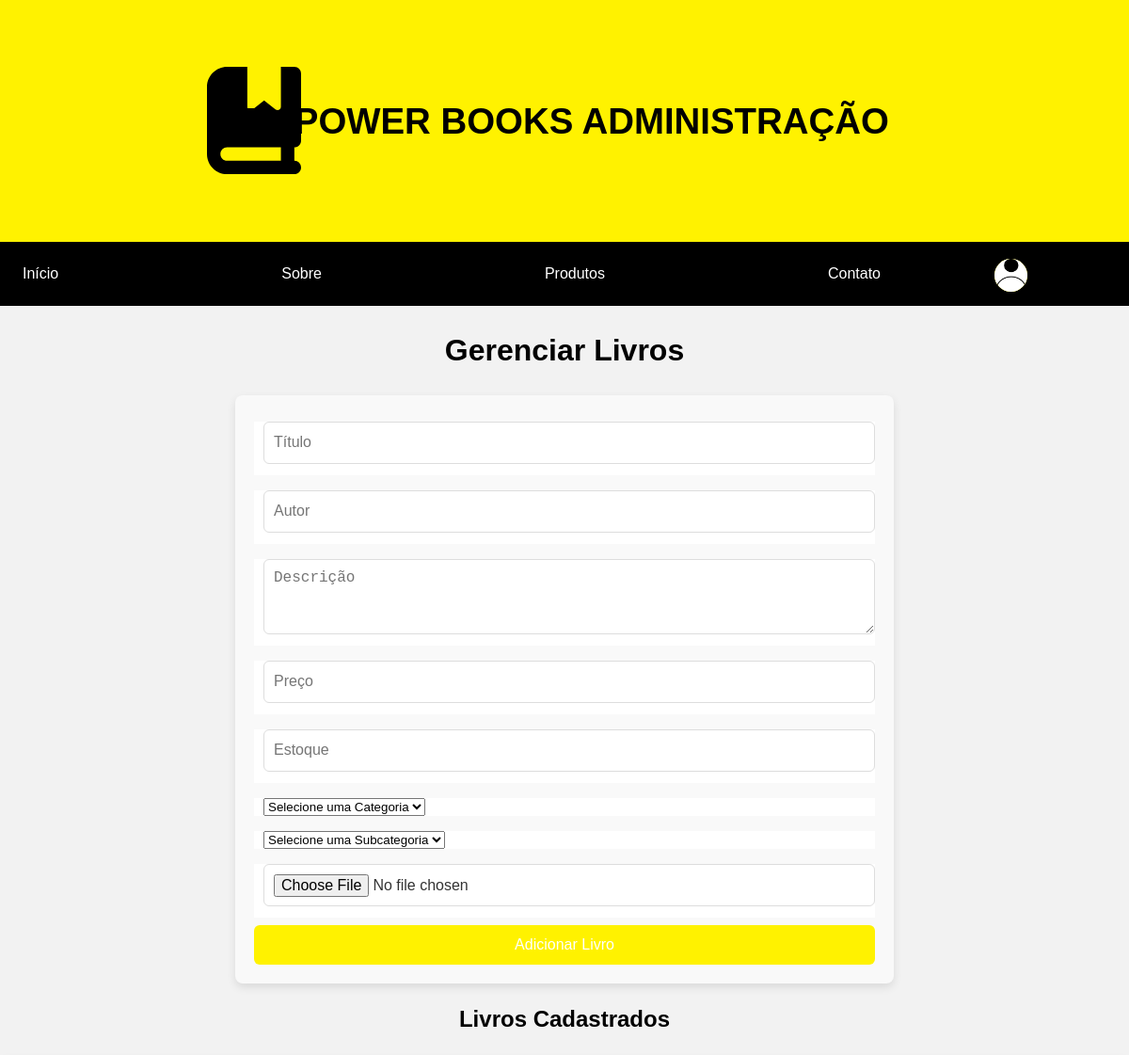
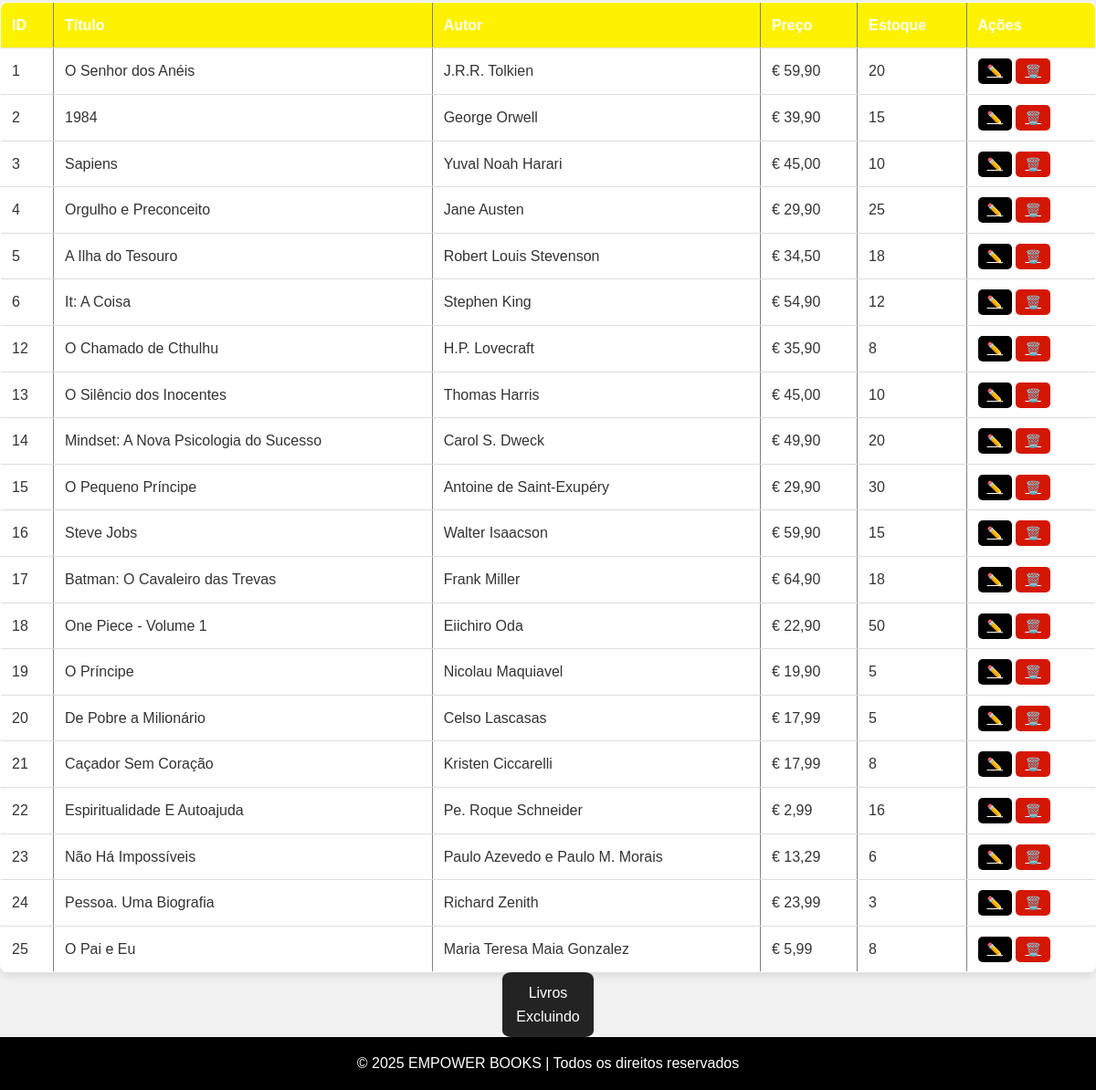
The page /admLi.php (signed in) on the database its author committed (2 pictures, top to bottom).
### tables this page shows
CREATE TABLE `books` (
  `book_id` int(11) NOT NULL,
  `title` varchar(255) NOT NULL,
  `author` varchar(255) NOT NULL,
  `description` text DEFAULT NULL,
  `price` decimal(10,2) NOT NULL,
  `stock` int(11) NOT NULL,
  `category_id` int(11) NOT NULL,
  `sub_category_id` int(11) NOT NULL,
  `image` varchar(255) DEFAULT NULL,
  `created_at` datetime DEFAULT current_timestamp(),
  `updated_at` datetime DEFAULT current_timestamp() ON UPDATE current_timestamp(),
  `archived_at` datetime DEFAULT NULL
);

### admLi.php (the view, shortened to what this page needs)
<?php
include('conexão.php');
$query = "DELETE FROM books WHERE archived_at IS NOT NULL AND archived_at < NOW() - INTERVAL 30 DAY";
$dbc->query($query);
$books = $dbc->query("SELECT * FROM books WHERE archived_at IS NULL");
?>
<!DOCTYPE html>
<html lang="en">
<head>
    <link rel="stylesheet" href="./css/styleadm.css">
</head>
<body>
    <header>
        <h1>EMPOWER BOOKS ADMINISTRAÇÃO</h1>
    </header>
    <nav>
        <a href="#">Início</a>
        <a href="#">Sobre</a>
        <a href="#">Produtos</a>
        <a href="#">Contato</a>
        <div class="user-dropdown">
            <img class="user-img" src="./imagens/user.jpg" alt="">
        </div>
    </nav>
    <main>
        <h1 class="AdmText">Gerenciar Livros</h1>
        <form method="POST" enctype="multipart/form-data" class="form" id="add-book-form">
    <label class="label-input" for="title">
        <input type="text" name="title" id="title" placeholder="Título" required>
    </label>
    <label class="label-input" for="author">
        <input type="text" name="author" id="author" placeholder="Autor" required>
    </label>
    <label class="label-input" for="description">
        <textarea name="description" id="description" placeholder="Descrição"></textarea>
    </label>
    <label class="label-input" for="price">
        <input type="number" name="price" id="price" placeholder="Preço" step="0.01" required>
    </label>
    <label class="label-input" for="stock">
        <input type="number" name="stock" id="stock" placeholder="Estoque" required>
    </label>
     <label class="label-input" for="category_id">
        <select name="category_id" id="category_id" required>
            <option value="">Selecione uma Categoria</option>
        </select>
    </label>
    <label class="label-input" for="sub_category_id">
        <select name="sub_category_id" id="sub_category_id" required>
            <option value="">Selecione uma Subcategoria</option>
        </select>
    </label>
    <label class="label-input" for="image">
        <input type="file" name="image" id="image">
    </label>
    <button class="btn btn-second" type="submit" name="add_book">Adicionar Livro</button>
</form>
    <h2 class="AdmText">Livros Cadastrados</h2>
    <table border="1" class="custom-table">
        <thead>
        <tr>
            <th>ID</th>
            <th>Título</th>
            <th>Autor</th>
            <th>Preço</th>
            <th>Estoque</th>
            <th>Ações</th>
        </tr>
        </thead>
        <?php while ($book = $books->fetch_assoc()) : ?>
        <tbody>
            <tr>
                <td><?= $book['book_id'] ?></td>
                <td><?= $book['title'] ?></td>
                <td><?= $book['author'] ?></td>
                <td>€ <?= number_format($book['price'], 2, ',', '.') ?></td>
                <td><?= $book['stock'] ?></td>
                <td>
                    <a href="editar-livros.php?id=<?= $book['book_id'] ?>" class="btn-edit">✏️</a>
                    <a href="AdmLi.php?archive=<?= $book['book_id'] ?>" onclick="return confirm('Tem certeza que deseja arquivar este livro?')" class="btn-delete">🗑️</a>
                </td>
            </tr>
        <?php endwhile; ?>
        </tbody>
    </table>
            <div class="Aqv">
                 <a class="liaqv" href="livros-arquivados.php">Livros Excluindo</a>
            </div>
    </main>
    <footer>
        &copy; 2025 EMPOWER BOOKS | Todos os direitos reservados
    </footer>
</body>

### css/styleadm.css (style rules this page uses)
body { font-family: Arial, sans-serif; line-height: 1.6; margin: 0; padding: 0; background-color: #f2f2f2; }
header { background-image: url('../imagens/book-bookmark-solid.svg'); background-size: 100px; background-position: 20% 50%; background-color: #fff200; background-repeat: no-repeat; text-align: center; padding: 4.5rem; font-size: larger; }
.AdmText { text-align: center; }
nav { background-color: #000000; color: #fff; padding: 0.5rem; display: flex; justify-content: space-between; align-items: center; }
nav a { color: #fff; text-decoration: none; padding: 0.5rem 1rem; }
main { justify-content: space-between; }
footer { background-color: #000000; color: #fff; text-align: center; padding: 1rem; }
.form { display: flex; flex-direction: column; width: 55%; margin: 0 auto; padding: 20px; background-color: #f9f9f9; border-radius: 8px; box-shadow: 0 4px 10px rgba(0, 0, 0, 0.1); }
.form input, .form textarea { height: 45px; padding: 10px; border: 1px solid #ddd; background-color: #ffffff; width: 100%; border-radius: 6px; margin-bottom: 12px; box-sizing: border-box; }
.form textarea { min-height: 80px; resize: vertical; }
.label-input { background-color: #ffffff; display: flex; align-items: center; margin: 8px 0; }
.label-input input, .label-input textarea { font-size: 16px; color: #333; }
.btn { background-color: #3498db; color: #fff; border: none; padding: 12px; border-radius: 6px; cursor: pointer; font-size: 16px; transition: background-color 0.3s ease; }
.btn-second { background-color: #fff200; }
input[type="file"] { padding: 10px; border: 1px solid #ddd; background-color: #ffffff; width: 100%; border-radius: 6px; }
.user-dropdown { position: relative; display: inline-block; right: 100px; }
.user-img { margin-top: 10px; width: 35px; height: 35px; border-radius: 50%; background-color: #fff200; }
.custom-table { width: 100%; border-collapse: collapse; margin-top: 20px; background-color: #fff; border-radius: 8px; box-shadow: 0 4px 10px rgba(0, 0, 0, 0.1); overflow: hidden; }
.custom-table thead { background-color: #fff200; color: white; text-align: left; }
.custom-table th, .custom-table td { padding: 12px; border-bottom: 1px solid #ddd; }
.custom-table th { font-weight: bold; }
.custom-table td { color: #333; }
.btn-edit, .btn-delete { border: none; padding: 6px 10px; cursor: pointer; border-radius: 5px; font-size: 14px; }
.btn-edit { background-color: #000000; color: white; }
.btn-delete { background-color: #d41702; color: white; }
.Aqv { background-color: #232323; width: 100px; position: relative; margin: 0 auto; border-radius: 10%; text-align: center; padding: 10px 0; }
.liaqv { text-align: center; text-decoration: none; color: #fff; }

### rows shown on the page
books: book_id "1", title "O Senhor dos Anéis", author "J.R.R. Tolkien", price "59,90", stock "20"
books: book_id "2", title "1984", author "George Orwell", price "39,90", stock "15"
books: book_id "3", title "Sapiens", author "Yuval Noah Harari", price "45,00", stock "10"
books: book_id "4", title "Orgulho e Preconceito", author "Jane Austen", price "29,90", stock "25"
books: book_id "5", title "A Ilha do Tesouro", author "Robert Louis Stevenson", price "34,50", stock "18"
books: book_id "6", title "It: A Coisa", author "Stephen King", price "54,90", stock "12"
books: book_id "12", title "O Chamado de Cthulhu", author "H.P. Lovecraft", price "35,90", stock "8"
books: book_id "13", title "O Silêncio dos Inocentes", author "Thomas Harris", price "45,00", stock "10"
books: book_id "14", title "Mindset: A Nova Psicologia do Sucesso", author "Carol S. Dweck", price "49,90", stock "20"
books: book_id "15", title "O Pequeno Príncipe", author "Antoine de Saint-Exupéry", price "29,90", stock "30"
books: book_id "16", title "Steve Jobs", author "Walter Isaacson", price "59,90", stock "15"
books: book_id "17", title "Batman: O Cavaleiro das Trevas", author "Frank Miller", price "64,90", stock "18"
books: book_id "18", title "One Piece - Volume 1", author "Eiichiro Oda", price "22,90", stock "50"
books: book_id "19", title "O Príncipe", author "Nicolau Maquiavel", price "19,90", stock "5"
books: book_id "20", title "De Pobre a Milionário", author "Celso Lascasas", price "17,99", stock "5"
books: book_id "21", title "Caçador Sem Coração", author "Kristen Ciccarelli", price "17,99", stock "8"
books: book_id "22", title "Espiritualidade E Autoajuda", author "Pe. Roque Schneider", price "2,99", stock "16"
books: book_id "23", title "Não Há Impossíveis", author "Paulo Azevedo e Paulo M. Morais", price "13,29", stock "6"
books: book_id "24", title "Pessoa. Uma Biografia", author "Richard Zenith", price "23,99", stock "3"
books: book_id "25", title "O Pai e Eu", author "Maria Teresa Maia Gonzalez", price "5,99", stock "8"
